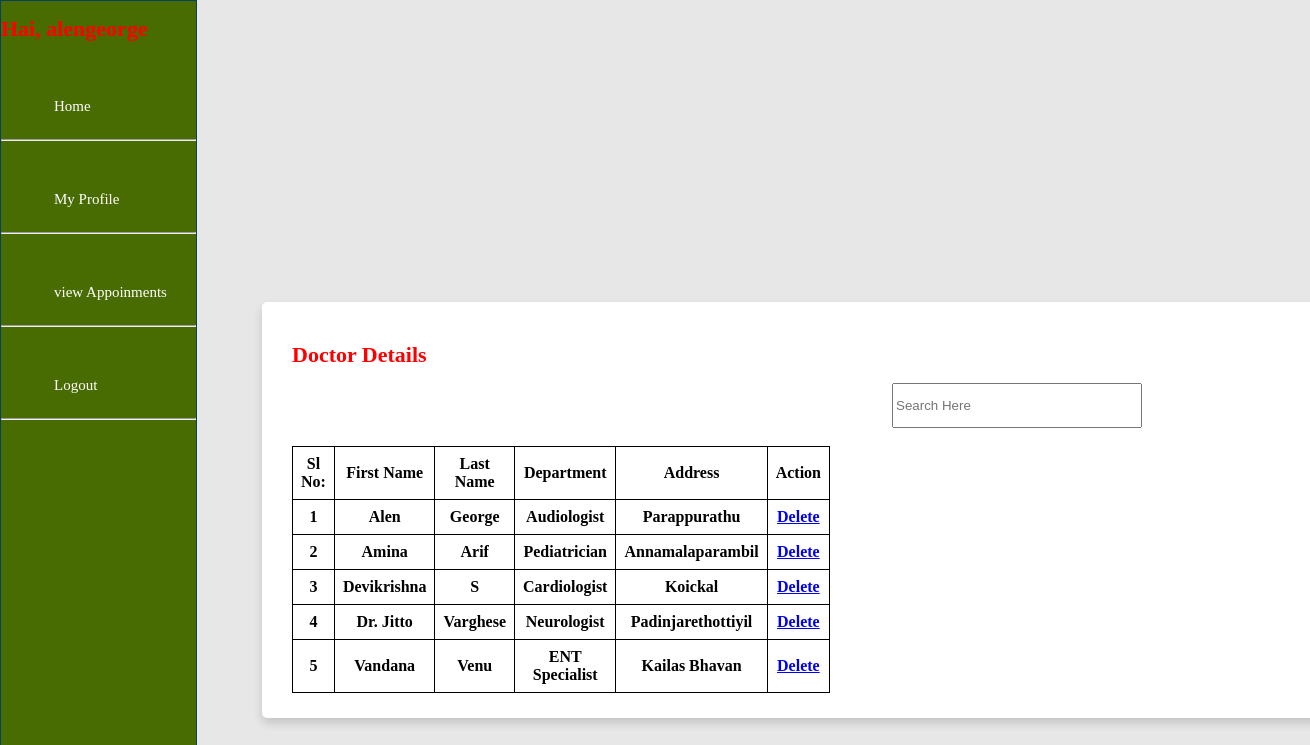
/admin/rmdoctor.php (signed in), run on the app's committed database.
### tables this page shows
CREATE TABLE `user_tab` (
  `id` int(11) NOT NULL,
  `fname` varchar(100) NOT NULL,
  `lname` varchar(100) NOT NULL,
  `username` varchar(100) NOT NULL,
  `email` varchar(50) NOT NULL,
  `address` varchar(100) NOT NULL,
  `city` varchar(50) NOT NULL,
  `state` varchar(50) NOT NULL,
  `pincode` int(10) NOT NULL,
  `bloodgroup` varchar(10) NOT NULL,
  `dob` date NOT NULL,
  `phno` varchar(10) NOT NULL,
  `password` varchar(50) NOT NULL,
  `gender` varchar(50) NOT NULL,
  `dept_id` varchar(20) NOT NULL,
  `status` int(11) NOT NULL,
  `user_type` varchar(100) NOT NULL
);

CREATE TABLE `dept_tab` (
  `dept_id` varchar(10) NOT NULL,
  `dept_name` varchar(100) NOT NULL
);

### admin/rmdoctor.php (the view, shortened to what this page needs)
<?php session_start();
  include "../inc/side.php";
  include "../inc/connection.php";
$sql = "SELECT * FROM `user_tab` AS d,`dept_tab` AS s where `user_type`='doctor' AND `status`='1' AND d.`dept_id`=s.`dept_id`";
$result = mysqli_query($conn,$sql);
$count=1;
?>
<!DOCTYPE html>
<html lang="en">
<head>
<link rel="stylesheet" href="../css/tabstyle.css">
</head>
<body>
    <div class = "content">
    <div class="table">
    <h1>Doctor Details</h1><input type="text" id="myInput" name="search" onkeyup="myFunction()" placeholder="Search Here">
    <br><br>
    <table class="tab" id="myTable" cellpadding="5"  width="500" height="100">
    <tr>
       <th>Sl No:</th>
       <th>First Name</th>
       <th>Last Name</th>
       <th>Department</th>
       <th>Address</th>
       <th>Action</th>
    </tr>
<?php
while($rows = mysqli_fetch_assoc($result))
{
?>
    <tr>
       <th><?php echo $count;?></th>
       <td><b><?php echo $rows['fname'];?></b></td>
       <th><?php echo $rows['lname'];?></th>
       <th><?php echo $rows['dept_name'];?></th>
       <th><?php echo $rows['address'];?></th>
       <th><a href="deleteform.php?username=<?php echo $rows['username']; ?>&u_type=doctor">Delete</a></th>
      </tr>
    <?php
  $count++;
}
?>
    </table>
</div>
</div>
</body>
</html>

### css/tabstyle.css (style rules this page uses)
.content { margin-top: -60%; margin-left: 20%; max-width: 1000px; width: 100%; background-color: #fff; padding: 25px 30px; border-radius: 5px; box-shadow: 0 5px 10px rgba(0,0,0,0.15); }
.content input { margin-left: 60%; width: 250px; height: 45px; }
.tab table, th, td { border: 1px solid black; padding: 8px; text-align: center; }

### inc/side.php (style rules this page uses)
body { background-color: #E7E7E7; margin: 0; }
h1 { color: red; font-size:22; }

### admin/rmdoctor.php (style rules this page uses)
.content { margin-top: -88%; }
table, th, td { border: 1px solid black; border-collapse:collapse; padding: 8px; text-align: center; }

### data on the page
user_tab: fname "Alen", lname "George", dept.dept_name "Audiologist", address "Parappurathu"
user_tab: fname "Amina", lname "Arif", dept.dept_name "Pediatrician", address "Annamalaparambil"
user_tab: fname "Devikrishna", lname "S", dept.dept_name "Cardiologist", address "Koickal"
user_tab: fname "Dr. Jitto", lname "Varghese", dept.dept_name "Neurologist", address "Padinjarethottiyil"
user_tab: fname "Vandana", lname "Venu", dept.dept_name "ENT Specialist", address "Kailas Bhavan"
